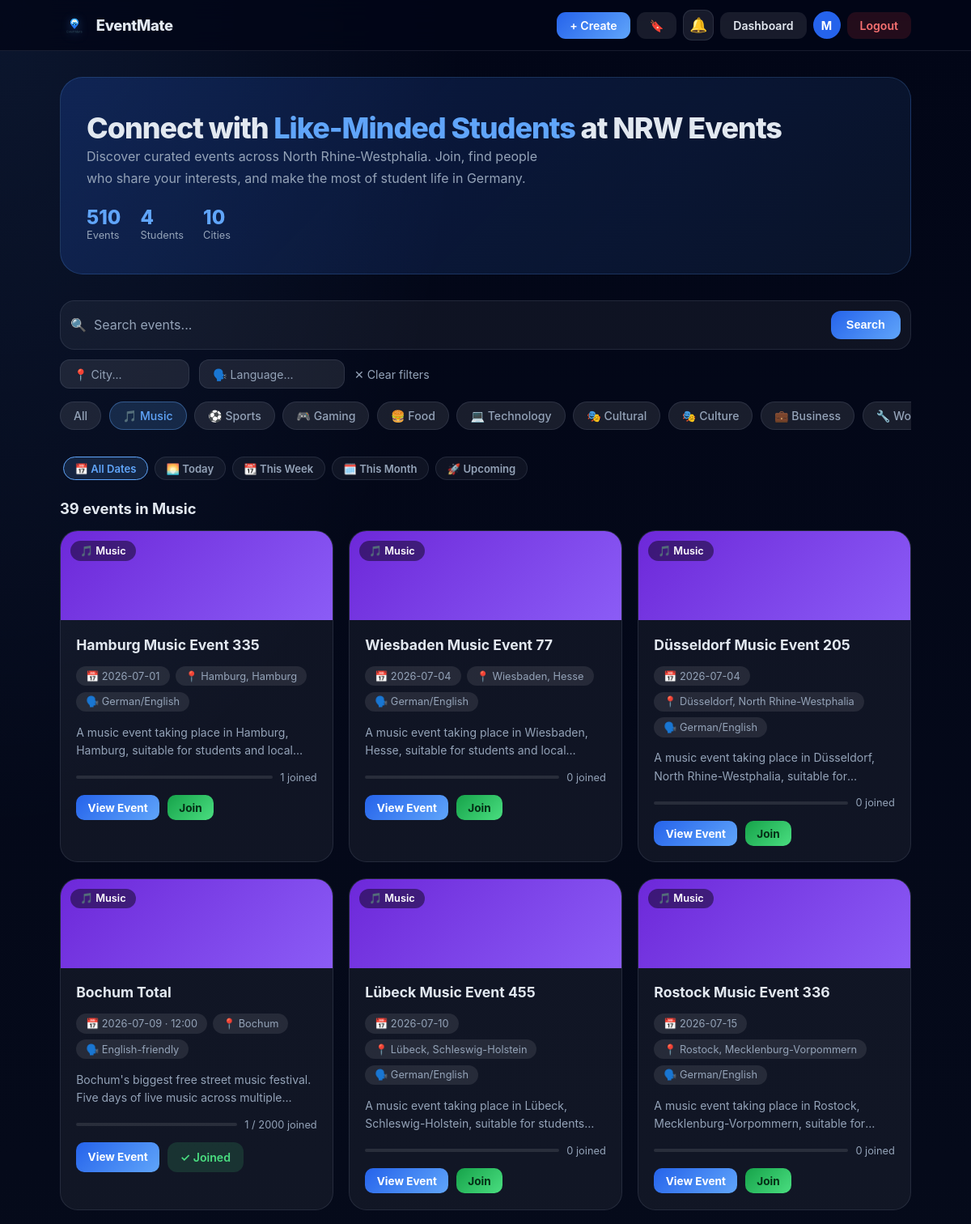
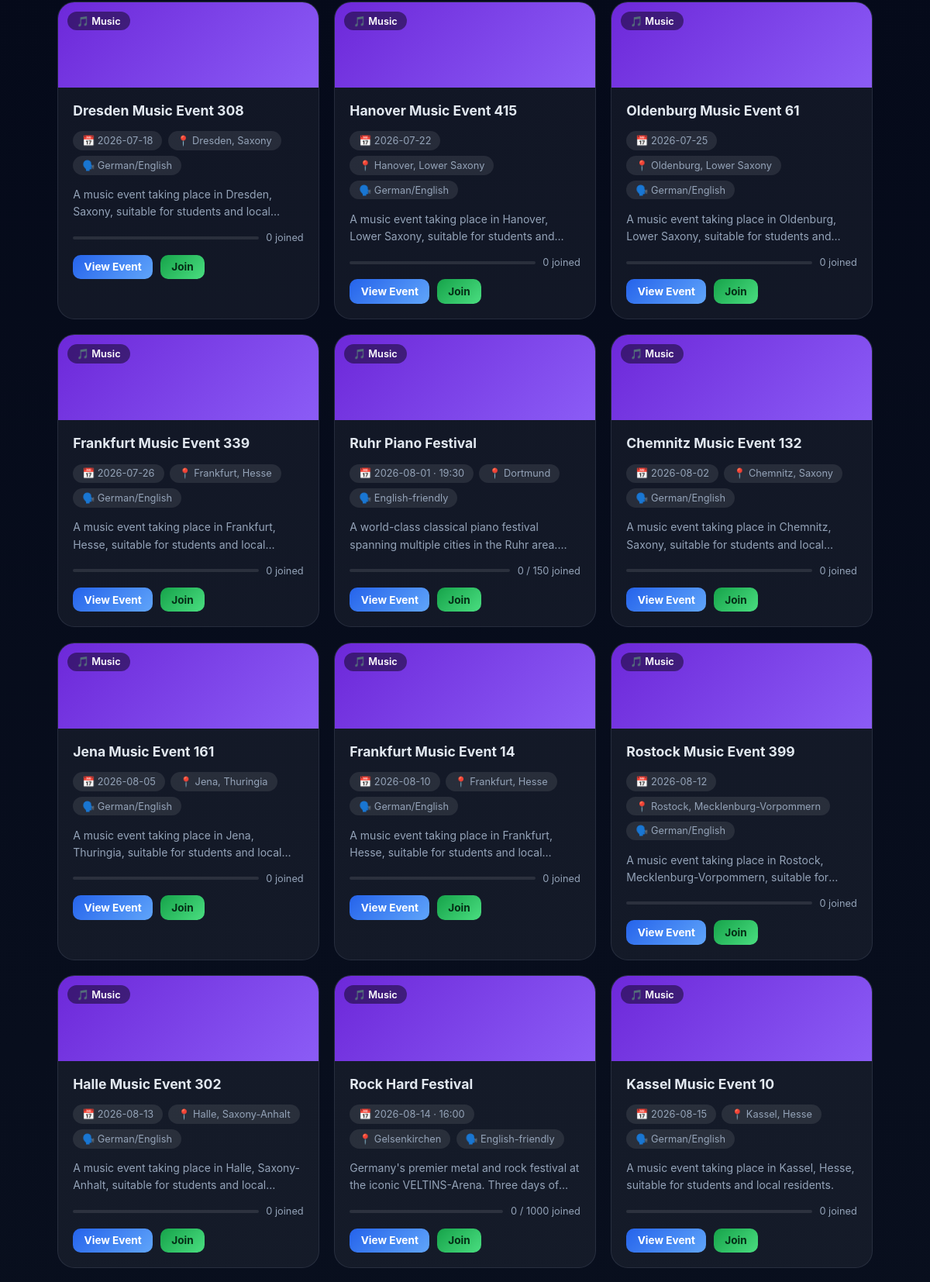
/?category=Music (signed in, upper part), run on the app's committed database (2 pictures, top to bottom).
### app.py (models this page shows)
class User(db.Model):
    id = db.Column(db.Integer, primary_key=True)
    email = db.Column(db.String(120), unique=True, nullable=True)
    username = db.Column(db.String(80), unique=True, nullable=True)
    name = db.Column(db.String(120), nullable=False)
    first_name = db.Column(db.String(60))
    last_name = db.Column(db.String(60))
    state = db.Column(db.String(120))
    city = db.Column(db.String(120))
    street = db.Column(db.String(120))
    house_number = db.Column(db.String(20))
    password_hash = db.Column(db.String(200))
    auth_method = db.Column(db.String(20))
    university = db.Column(db.String(200))
    study_program = db.Column(db.String(200))
    languages = db.Column(db.Text)
    interests = db.Column(db.Text)
    about_me = db.Column(db.Text)
    profile_picture = db.Column(db.String(200))
    joined_events = db.relationship('EventJoin', backref='user', lazy=True, cascade='all, delete-orphan')
    created_events = db.relationship('Event', backref='organizer', lazy=True, foreign_keys='Event.organizer_id')
    def get_languages(self):
        return [l.strip() for l in self.languages.split(',') if l.strip()] if self.languages else []
    def get_interests(self):
        return [i.strip() for i in self.interests.split(',') if i.strip()] if self.interests else []
    def to_dict(self):
        return {
            'id': self.id,
            'username': self.username,
            'name': self.name,
            'first_name': self.first_name,
            'last_name': self.last_name,
            'state': self.state,
            'city': self.city,
            'street': self.street,
            'house_number': self.house_number,
            'auth_method': self.auth_method,
            'university': self.university,
            'study_program': self.study_program,
            'languages': self.get_languages(),
            'interests': self.get_interests(),
            'about_me': self.about_me,
            'profile_picture': self.profile_picture,
        }

class Event(db.Model):
    id = db.Column(db.Integer, primary_key=True)
    title = db.Column(db.String(200), nullable=False)
    date = db.Column(db.String(20), nullable=False)
    time = db.Column(db.String(10))
    location = db.Column(db.String(120), nullable=False)
    language = db.Column(db.String(120))
    category = db.Column(db.String(60))
    description = db.Column(db.Text)
    max_participants = db.Column(db.Integer)
    banner = db.Column(db.String(200))
    organizer_id = db.Column(db.Integer, db.ForeignKey('user.id'), nullable=True)
    is_private = db.Column(db.Boolean, default=False, nullable=False)
    invite_code = db.Column(db.String(16), unique=True, nullable=True)
    joined_users = db.relationship('EventJoin', backref='event', lazy=True, cascade='all, delete-orphan')
    def attendee_count(self):
        return len(self.joined_users)
    def to_dict(self):
        org = User.query.get(self.organizer_id) if self.organizer_id else None
        return {
            'id': self.id,
            'title': self.title,
            'date': self.date,
            'time': self.time,
            'location': self.location,
            'language': self.language,
            'category': self.category,
            'description': self.description,
            'max_participants': self.max_participants,
            'banner': self.banner,
            'organizer_id': self.organizer_id,
            'organizer_name': org.name if org else 'EventMate',
            'organizer_username': org.username if org else None,
            'attendee_count': self.attendee_count(),
            'attendees': [ej.user.name for ej in self.joined_users],
            'category_color': CATEGORY_COLORS.get(self.category, 'linear-gradient(135deg,#1e3a8a,#3b82f6)'),
            'category_icon': CATEGORY_ICONS.get(self.category, '📅'),
            'is_private': bool(self.is_private),
            'invite_code': self.invite_code,
        }

### app.py (the view)
@app.route('/')
@auth_required
def index():
    user = get_current_user()
    guest = session.get('guest')
    q = request.args.get('q', '').strip()
    active_category = request.args.get('category', '').strip()
    active_city = request.args.get('city', '').strip()
    active_language = request.args.get('language', '').strip()
    active_date_range = request.args.get('date_range', '').strip()
    joined_event_ids = [ej.event_id for ej in user.joined_events] if user else []
    bookmarked_ids = [b.event_id for b in Bookmark.query.filter_by(user_id=user.id).all()] if user else []
    today = datetime.utcnow().date()
    query = Event.query
    if user:
        privacy_conds = [Event.is_private == False, Event.organizer_id == user.id]
        if joined_event_ids:
            privacy_conds.append(Event.id.in_(joined_event_ids))
        query = query.filter(db.or_(*privacy_conds))
    else:
        query = query.filter(Event.is_private == False)
    if q:
        query = query.filter(Event.title.ilike(f'%{q}%'))
    if active_category:
        query = query.filter(Event.category == active_category)
    if active_city:
        query = query.filter(Event.location.ilike(f'%{active_city}%'))
    if active_language:
        query = query.filter(Event.language.ilike(f'%{active_language}%'))
    if active_date_range == 'today':
        query = query.filter(Event.date == str(today))
    elif active_date_range == 'week':
        week_end = str(today + timedelta(days=7))
        query = query.filter(Event.date >= str(today), Event.date <= week_end)
    elif active_date_range == 'month':
        month_end = str(today + timedelta(days=30))
        query = query.filter(Event.date >= str(today), Event.date <= month_end)
    elif active_date_range == 'upcoming':
        query = query.filter(Event.date >= str(today))
    PER_PAGE = 24
    total_filtered = query.count()
    events = query.order_by(Event.date).limit(PER_PAGE).all()
    trending = (
        db.session.query(Event, db.func.count(EventJoin.id).label('cnt'))
        .join(EventJoin, EventJoin.event_id == Event.id, isouter=True)
        .group_by(Event.id)
        .order_by(db.desc('cnt'))
        .limit(5)
        .all()
    )
    return render_template(
        'index.html',
        events=[e.to_dict() for e in events],
        user=user.to_dict() if user else None,
        guest=guest,
        joined_events=joined_event_ids,
        bookmarked_ids=bookmarked_ids,
        categories=CATEGORIES,
        category_icons=CATEGORY_ICONS,
        active_q=q,
        active_category=active_category,
        active_city=active_city,
        active_language=active_language,
        active_date_range=active_date_range,
        total_events=Event.query.count(),
        total_users=User.query.count(),
        total_filtered=total_filtered,
        has_more=total_filtered > PER_PAGE,
        per_page=PER_PAGE,
        trending=[e.to_dict() for e, _ in trending],
    )

### templates/index.html (shortened to what this page needs)
{% extends "base.html" %}
{% block body %}
<div class="page">
    <section class="hero">
        <div>
            <h1>Connect with <span>Like-Minded Students</span> at NRW Events</h1>
            <p>Discover curated events across North Rhine-Westphalia. Join, find people who share your interests, and make the most of student life in Germany.</p>
        </div>
        <div class="stats">
            <div class="stat"><span class="stat-num">{{ total_events }}</span><span class="stat-label">Events</span></div>
            <div class="stat"><span class="stat-num">{{ total_users }}</span><span class="stat-label">Students</span></div>
            <div class="stat"><span class="stat-num">10</span><span class="stat-label">Cities</span></div>
        </div>
    </section>
    <section class="search-section">
        <form method="get" action="/" id="filterForm">
            <div style="display:grid;gap:0.75rem;">
                <div class="search-row" style="position:relative;">
                    <input type="text" name="q" id="searchInput" placeholder="🔍  Search events..." value="{{ active_q }}" autocomplete="off" oninput="onSearchInput(this.value)" onkeydown="handleAcKey(event)">
                    <button type="submit" class="search-btn">Search</button>
                </div>
                <div class="filter-row">
                    <input class="filter-input" type="text" name="city" placeholder="📍 City..." value="{{ active_city }}" style="width:160px">
                    <input class="filter-input" type="text" name="language" placeholder="🗣️ Language..." value="{{ active_language }}" style="width:180px">
                    {% if active_q or active_category or active_city or active_language or active_date_range %}
                        <a href="/" class="clear-link">✕ Clear filters</a>
                    {% endif %}
                </div>
            </div>
        </form>
        <div class="cat-scroll">
            <a class="cat-chip {{ 'active' if not active_category }}" href="/?">All</a>
            {% for cat in categories %}
            <a class="cat-chip {{ 'active' if active_category == cat }}"
               href="/?category={{ cat }}">
                {{ category_icons[cat] }} {{ cat }}
            </a>
            {% endfor %}
        </div>
        <div style="display:flex;gap:0.5rem;flex-wrap:wrap;margin-top:0.75rem;padding:0 0.25rem;">
            {% set dr_base = '?' ~ ('q=' ~ active_q ~ '&' if active_q) ~ ('category=' ~ active_category ~ '&' if active_category) ~ ('city=' ~ active_city ~ '&' if active_city) ~ ('language=' ~ active_language ~ '&' if active_language) %}
            {% set date_options = [('', '📅 All Dates'), ('today', '🌅 Today'), ('week', '📆 This Week'), ('month', '🗓️ This Month'), ('upcoming', '🚀 Upcoming')] %}
            {% for val, label in date_options %}
            <a href="{{ dr_base }}{% if val %}date_range={{ val }}{% endif %}"
               style="padding:0.35rem 0.85rem;border-radius:999px;font-size:0.82rem;font-weight:600;text-decoration:none;border:1px solid {{ 'var(--accent)' if active_date_range == val else 'var(--border)' }};background:{{ 'rgba(96,165,250,0.15)' if active_date_range == val else 'var(--surface)' }};color:{{ 'var(--accent)' if active_date_range == val else 'var(--muted)' }};transition:all .15s;white-space:nowrap;"
               onmouseover="this.style.borderColor='var(--accent)';this.style.color='var(--accent)'"
               onmouseout="this.style.borderColor='{{ 'var(--accent)' if active_date_range == val else 'var(--border)' }}';this.style.color='{{ 'var(--accent)' if active_date_range == val else 'var(--muted)' }}'">
                {{ label }}
            </a>
            {% endfor %}
        </div>
    </section>
    <div class="section-title" id="resultsLabel">
        {% if total_filtered %}
            {{ total_filtered }} event{{ 's' if total_filtered != 1 }}
            {% if active_category %} in {{ active_category }}{% endif %}
        {% else %}No events found{% endif %}
    </div>
    {% if events %}
    <section class="events-grid" id="eventsGrid">
        {% for event in events %}
        <article class="event-card" data-id="{{ event.id }}">
            <div class="event-banner">
                {% if event.banner %}
                    <img src="{{ url_for('static', filename='uploads/' + event.banner) }}" alt="{{ event.title }}">
                {% else %}
                    <div class="event-banner-gradient" style="background: {{ event.category_color }};"></div>
                {% endif %}
                <span class="banner-cat">{{ event.category_icon }} {{ event.category or 'Event' }}</span>
            </div>
            <div class="event-body">
                <div class="event-title">{{ event.title }}</div>
                <div class="event-pills">
                    <span class="event-pill">📅 {{ event.date }}{% if event.time %} · {{ event.time }}{% endif %}</span>
                    <span class="event-pill">📍 {{ event.location }}</span>
                    {% if event.language %}<span class="event-pill">🗣️ {{ event.language }}</span>{% endif %}
                </div>
                {% if event.description %}
                <div style="color:var(--muted);font-size:0.875rem;line-height:1.6;display:-webkit-box;-webkit-line-clamp:2;-webkit-box-orient:vertical;overflow:hidden;">{{ event.description }}</div>
                {% endif %}
                <div class="attendee-bar">
                    {% set pct = ((event.attendee_count / event.max_participants * 100) | int) if event.max_participants else 0 %}
                    <div class="bar-track"><div class="bar-fill" style="width:{{ pct }}%"></div></div>
                    <span class="attendee-text">
                        {{ event.attendee_count }}{% if event.max_participants %} / {{ event.max_participants }}{% endif %} joined
                    </span>
                </div>
                <div class="event-footer">
                    <a class="btn btn-primary btn-sm" href="/event/{{ event.id }}">View Event</a>
                    {% if not guest %}
                        {% if event.id in joined_events %}
                            <span class="joined-badge">✓ Joined</span>
                        {% else %}
                            {% if event.max_participants and event.attendee_count >= event.max_participants %}
                                <span class="pill" style="font-size:0.82rem;">Full</span>
                            {% else %}
                                <a class="btn btn-green btn-sm" href="/join/{{ event.id }}">Join</a>
                            {% endif %}
                        {% endif %}
                    {% else %}
                        <a class="btn btn-ghost btn-sm" href="/login">Login to join</a>
                    {% endif %}
                </div>
            </div>
        </article>
        {% endfor %}
    </section>
    {% endif %}
</div>
{% endblock %}

### templates/base.html (shortened to what this page needs)
<!DOCTYPE html>
<html lang="en">
<head>
</head>
<body>
<nav class="topnav">
    <div class="topnav-inner">
        <a href="/" class="nav-logo">
            <img src="{{ url_for('static', filename='logo.png') }}" alt="EventMate" class="nav-logo-img">
            <span class="nav-wordmark">EventMate</span>
        </a>
        <div class="nav-right" id="navRight">
            {% if nav_user %}
                <a href="/create_event" class="nbtn nbtn-accent">+ Create</a>
                <a href="/bookmarks" class="nbtn nbtn-ghost" title="Saved Events">🔖</a>
                <div style="position:relative;">
                    <button id="bellBtn" onclick="toggleNotifPanel()" style="position:relative;background:var(--surface2);border:1px solid var(--border);border-radius:11px;width:38px;height:38px;display:grid;place-items:center;cursor:pointer;font-size:1.1rem;transition:background .15s;" title="Notifications">🔔
                    </button>
                </div>
                <a href="/dashboard" class="nbtn nbtn-ghost">Dashboard</a>
                <a href="/profile/{{ nav_user.id }}" class="nav-avatar" title="{{ nav_user.name }}">
                    {% if nav_user.profile_picture %}
                        <img src="{{ url_for('static', filename='uploads/' + nav_user.profile_picture) }}" alt="">
                    {% else %}
                        {{ nav_user.name[0] | upper }}
                    {% endif %}
                </a>
                <a href="/logout" class="nbtn nbtn-danger">Logout</a>
            {% elif is_guest %}
                <span class="pill">Guest</span>
                <a href="/login" class="nbtn nbtn-accent">Login</a>
                <a href="/logout" class="nbtn nbtn-ghost">Exit</a>
            {% endif %}
        </div>
    </div>
</nav>
{% block body %}{% endblock %}
</body>
</html>

### data on the page
User: name "M"
Event: category_icon "🎵", category "Music", title "Hamburg Music Event 335", date "2026-07-01", location "Hamburg, Hamburg", language "German/English", description "A music event taking place in Hamburg, Hamburg, suitable for students and…", attendee_count "1"
Event: category_icon "🎵", category "Music", title "Wiesbaden Music Event 77", date "2026-07-04", location "Wiesbaden, Hesse", language "German/English", description "A music event taking place in Wiesbaden, Hesse, suitable for students and…", attendee_count "0"
Event: category_icon "🎵", category "Music", title "Düsseldorf Music Event 205", date "2026-07-04", location "Düsseldorf, North Rhine-Westphalia", language "German/English", description "A music event taking place in Düsseldorf, North Rhine-Westphalia, suitable…", attendee_count "0"
Event: category_icon "🎵", category "Music", title "Bochum Total", date "2026-07-09", time "12:00", location "Bochum", language "English-friendly", description "Bochum's biggest free street music festival. Five days of live music across…", attendee_count "1", max_participants "2000", shows "✓ Joined"
Event: category_icon "🎵", category "Music", title "Lübeck Music Event 455", date "2026-07-10", location "Lübeck, Schleswig-Holstein", language "German/English", description "A music event taking place in Lübeck, Schleswig-Holstein, suitable for…", attendee_count "0"
Event: category_icon "🎵", category "Music", title "Rostock Music Event 336", date "2026-07-15", location "Rostock, Mecklenburg-Vorpommern", language "German/English", description "A music event taking place in Rostock, Mecklenburg-Vorpommern, suitable…", attendee_count "0"
Event: category_icon "🎵", category "Music", title "Dresden Music Event 308", date "2026-07-18", location "Dresden, Saxony", language "German/English", description "A music event taking place in Dresden, Saxony, suitable for students and…", attendee_count "0"
Event: category_icon "🎵", category "Music", title "Hanover Music Event 415", date "2026-07-22", location "Hanover, Lower Saxony", language "German/English", description "A music event taking place in Hanover, Lower Saxony, suitable for students…", attendee_count "0"
Event: category_icon "🎵", category "Music", title "Oldenburg Music Event 61", date "2026-07-25", location "Oldenburg, Lower Saxony", language "German/English", description "A music event taking place in Oldenburg, Lower Saxony, suitable for students…", attendee_count "0"
Event: category_icon "🎵", category "Music", title "Frankfurt Music Event 339", date "2026-07-26", location "Frankfurt, Hesse", language "German/English", description "A music event taking place in Frankfurt, Hesse, suitable for students and…", attendee_count "0"
Event: category_icon "🎵", category "Music", title "Ruhr Piano Festival", date "2026-08-01", time "19:30", location "Dortmund", language "English-friendly", description "A world-class classical piano festival spanning multiple cities in the Ruhr…", attendee_count "0", max_participants "150"
Event: category_icon "🎵", category "Music", title "Chemnitz Music Event 132", date "2026-08-02", location "Chemnitz, Saxony", language "German/English", description "A music event taking place in Chemnitz, Saxony, suitable for students and…", attendee_count "0"
Event: category_icon "🎵", category "Music", title "Jena Music Event 161", date "2026-08-05", location "Jena, Thuringia", language "German/English", description "A music event taking place in Jena, Thuringia, suitable for students and…", attendee_count "0"
Event: category_icon "🎵", category "Music", title "Frankfurt Music Event 14", date "2026-08-10", location "Frankfurt, Hesse", language "German/English", description "A music event taking place in Frankfurt, Hesse, suitable for students and…", attendee_count "0"
Event: category_icon "🎵", category "Music", title "Rostock Music Event 399", date "2026-08-12", location "Rostock, Mecklenburg-Vorpommern", language "German/English", description "A music event taking place in Rostock, Mecklenburg-Vorpommern, suitable…", attendee_count "0"
Event: category_icon "🎵", category "Music", title "Halle Music Event 302", date "2026-08-13", location "Halle, Saxony-Anhalt", language "German/English", description "A music event taking place in Halle, Saxony-Anhalt, suitable for students and…", attendee_count "0"
Event: category_icon "🎵", category "Music", title "Rock Hard Festival", date "2026-08-14", time "16:00", location "Gelsenkirchen", language "English-friendly", description "Germany's premier metal and rock festival at the iconic VELTINS-Arena. Three days…", attendee_count "0", max_participants "1000"
Event: category_icon "🎵", category "Music", title "Kassel Music Event 10", date "2026-08-15", location "Kassel, Hesse", language "German/English", description "A music event taking place in Kassel, Hesse, suitable for students and local residents.", attendee_count "0"

### other printed values
{{ total_events }} "510"
{{ total_users }} "4"
{{ category_icons[cat] }} "🎵" "⚽" "🎮" "🍔" "💻" "🎭" "🎭" "💼" "🔧"
{{ cat }} "Music" "Sports" "Gaming" "Food" "Technology" "Cultural" "Culture" "Business"
{{ label }} "📅 All Dates" "🌅 Today" "📆 This Week" "🗓️ This Month" "🚀 Upcoming"
{{ total_filtered }} "39"
{{ 's' if total_filtered != 1 }} "s"
{{ active_category }} "Music"
